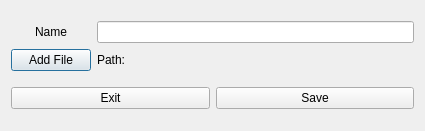
<?xml version="1.0" encoding="UTF-8"?>
<ui version="4.0">
 <class>Add_File_Dialog</class>
 <widget class="QDialog" name="Add_File_Dialog">
  <property name="windowModality">
   <enum>Qt::NonModal</enum>
  </property>
  <property name="enabled">
   <bool>true</bool>
  </property>
  <property name="geometry">
   <rect>
    <x>0</x>
    <y>0</y>
    <width>425</width>
    <height>131</height>
   </rect>
  </property>
  <property name="maximumSize">
   <size>
    <width>16777215</width>
    <height>200</height>
   </size>
  </property>
  <property name="windowTitle">
   <string>Dialog</string>
  </property>
  <property name="styleSheet">
   <string notr="true"/>
  </property>
  <layout class="QVBoxLayout" name="verticalLayout">
   <item>
    <layout class="QGridLayout" name="file_gridlayout">
     <item row="0" column="0">
      <widget class="QLabel" name="lbl_filename">
       <property name="text">
        <string>Name</string>
       </property>
       <property name="alignment">
        <set>Qt::AlignCenter</set>
       </property>
      </widget>
     </item>
     <item row="0" column="1">
      <widget class="QLineEdit" name="lnedit_filename"/>
     </item>
     <item row="1" column="0">
      <widget class="QPushButton" name="btn_add_file">
       <property name="text">
        <string>Add File</string>
       </property>
      </widget>
     </item>
     <item row="1" column="1">
      <widget class="QLabel" name="lbl_path">
       <property name="maximumSize">
        <size>
         <width>350</width>
         <height>16777215</height>
        </size>
       </property>
       <property name="text">
        <string>Path:</string>
       </property>
      </widget>
     </item>
    </layout>
   </item>
   <item>
    <layout class="QHBoxLayout" name="hbox_button_container">
     <item>
      <widget class="QPushButton" name="btn_discard">
       <property name="text">
        <string>Exit</string>
       </property>
      </widget>
     </item>
     <item>
      <widget class="QPushButton" name="btn_save">
       <property name="text">
        <string>Save</string>
       </property>
      </widget>
     </item>
    </layout>
   </item>
  </layout>
 </widget>
 <resources/>
 <connections/>
</ui>
